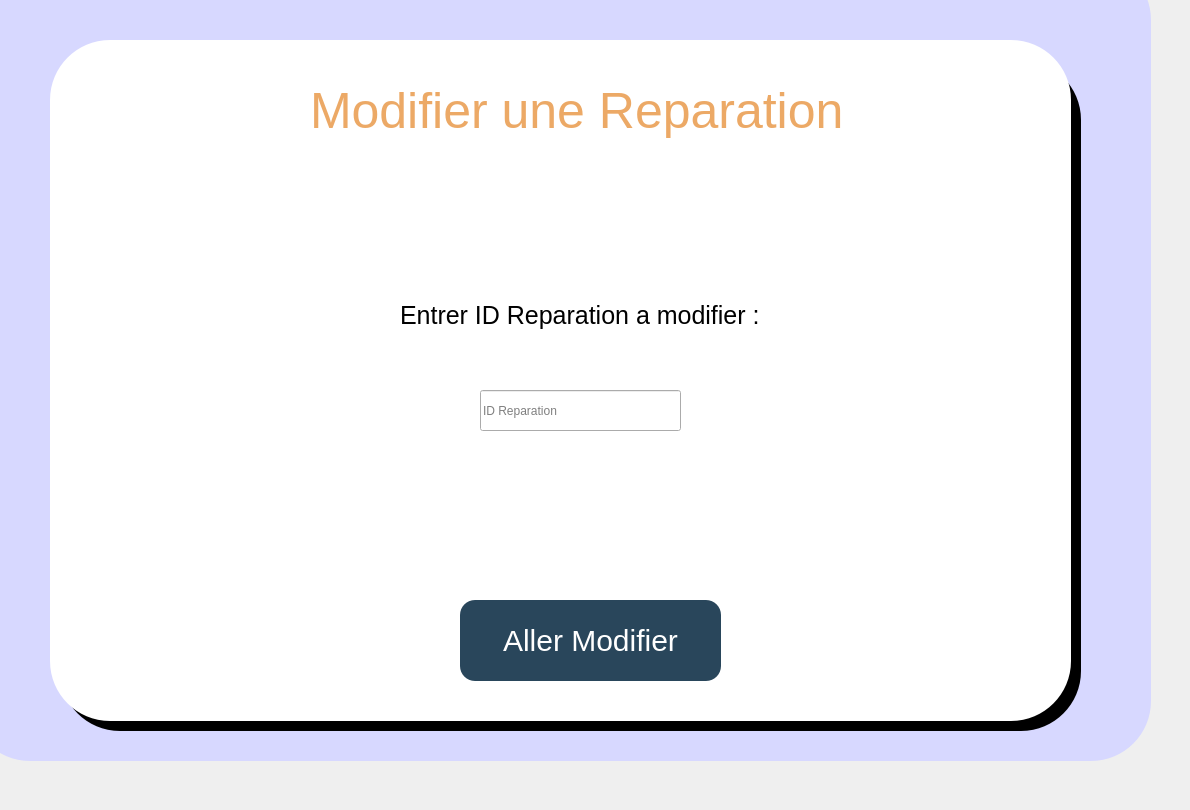
    <widget class="QWidget" name="avant_modifier">
     <widget class="QPushButton" name="pushButton_33">
      <property name="geometry">
       <rect>
        <x>50</x>
        <y>40</y>
        <width>1021</width>
        <height>681</height>
       </rect>
      </property>
      <property name="styleSheet">
       <string notr="true">QPushButton{
background:white;
font-size:70px;
border-radius:60px;
color:white;
}</string>
      </property>
      <property name="text">
       <string/>
      </property>
     </widget>
     <widget class="QPushButton" name="aller_modifier">
      <property name="geometry">
       <rect>
        <x>460</x>
        <y>600</y>
        <width>261</width>
        <height>81</height>
       </rect>
      </property>
      <property name="styleSheet">
       <string notr="true">QPushButton{
background:#29465B;
font-size:30px;
border-radius:15px;
color:white;
}

QPushButton:hover{
color:#3794AB;
border-radius:15px;
background:white;
font-size:30px;
}</string>
      </property>
      <property name="text">
       <string>Aller Modifier</string>
      </property>
     </widget>
     <widget class="QLineEdit" name="id_rep_modifier">
      <property name="geometry">
       <rect>
        <x>480</x>
        <y>390</y>
        <width>201</width>
        <height>41</height>
       </rect>
      </property>
      <property name="placeholderText">
       <string>ID Reparation</string>
      </property>
     </widget>
     <widget class="QPushButton" name="Retour_11">
      <property name="geometry">
       <rect>
        <x>90</x>
        <y>80</y>
        <width>81</width>
        <height>71</height>
       </rect>
      </property>
      <property name="styleSheet">
       <string notr="true">QPushButton{
background:white;
font-size:70px;
border-radius:60px;
color:white;
}</string>
      </property>
      <property name="text">
       <string/>
      </property>
      <property name="icon">
       <iconset>
        <normaloff>../../../../Downloads/Images/icons8-undo-100.png</normaloff>../../../../Downloads/Images/icons8-undo-100.png</iconset>
      </property>
      <property name="iconSize">
       <size>
        <width>70</width>
        <height>70</height>
       </size>
      </property>
     </widget>
     <widget class="QPushButton" name="pushButton_32">
      <property name="geometry">
       <rect>
        <x>60</x>
        <y>60</y>
        <width>1021</width>
        <height>671</height>
       </rect>
      </property>
      <property name="styleSheet">
       <string notr="true">QPushButton{
background:black;
font-size:70px;
border-radius:60px;
color:white;
}</string>
      </property>
      <property name="text">
       <string/>
      </property>
     </widget>
     <widget class="QPushButton" name="pushButton_31">
      <property name="geometry">
       <rect>
        <x>-30</x>
        <y>-40</y>
        <width>1181</width>
        <height>801</height>
       </rect>
      </property>
      <property name="styleSheet">
       <string notr="true">QPushButton{
background:rgb(215, 216, 255);
font-size:70px;
border-radius:60px;
color:white;
}</string>
      </property>
      <property name="text">
       <string/>
      </property>
     </widget>
     <widget class="QLabel" name="entrer_id_txt">
      <property name="geometry">
       <rect>
        <x>400</x>
        <y>290</y>
        <width>391</width>
        <height>51</height>
       </rect>
      </property>
      <property name="styleSheet">
       <string notr="true">font-size:25px;</string>
      </property>
      <property name="text">
       <string>Entrer ID Reparation a modifier :</string>
      </property>
     </widget>
     <widget class="QLabel" name="modifier_text">
      <property name="geometry">
       <rect>
        <x>310</x>
        <y>80</y>
        <width>701</width>
        <height>61</height>
       </rect>
      </property>
      <property name="styleSheet">
       <string notr="true">font-size:50px;
color:#ECA966;</string>
      </property>
      <property name="text">
       <string>Modifier une Reparation</string>
      </property>
     </widget>
     <zorder>pushButton_31</zorder>
     <zorder>pushButton_32</zorder>
     <zorder>pushButton_33</zorder>
     <zorder>aller_modifier</zorder>
     <zorder>id_rep_modifier</zorder>
     <zorder>Retour_11</zorder>
     <zorder>entrer_id_txt</zorder>
     <zorder>modifier_text</zorder>
    </widget>
